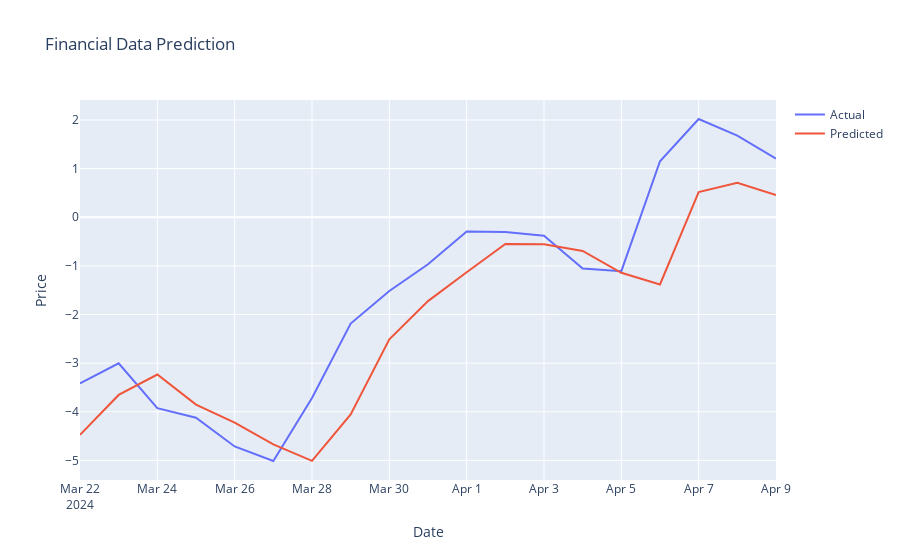

Write notebook code for a chart like this one.
### Code cell
import numpy as np
import pandas as pd
import tensorflow as tf
from tensorflow import keras
import plotly.graph_objects as go

# Sim some financial data
np.random.seed(7)
dates = pd.date_range(start='2024-01-01', periods=100)
data = np.random.randn(100).cumsum()
df = pd.DataFrame(data, columns=['Price'], index=dates)

# Prepare dataset for training
window_size = 5
features = []
labels = []

for i in range(window_size, len(df)):
    features.append(df.iloc[i-window_size:i, 0])
    labels.append(df.iloc[i, 0])

features, labels = np.array(features), np.array(labels)

# Split the dataset into training & testing
split = int(len(features) * 0.8)
train_features, test_features = features[:split], features[split:]
train_labels, test_labels = labels[:split], labels[split:]

# Build a simple LSTM model
model = keras.Sequential([
    keras.layers.InputLayer(input_shape=(window_size,)),
    keras.layers.Dense(64, activation='relu'),
    keras.layers.Dense(1)
])

model.compile(optimizer='adam', loss='mse')

# Train the model
model.fit(train_features, train_labels, epochs=10, batch_size=1)

# Make predictions
predictions = model.predict(test_features)

# Visualize the results
fig = go.Figure()
fig.add_trace(go.Scatter(x=dates[split+window_size:], y=test_labels, mode='lines', name='Actual'))
fig.add_trace(go.Scatter(x=dates[split+window_size:], y=predictions.flatten(), mode='lines', name='Predicted'))

fig.update_layout(title='Financial Data Prediction',
                                  xaxis_title='Date',
                                  yaxis_title='Price')

fig.show()

### Figure 1 — Plotly figure (JSON) as saved in the notebook; plotly's stock layout.template omitted (floating-point values rounded to 4 significant figures)
{"data": [{"mode": "lines", "name": "Actual", "type": "scatter", "x": ["2024-03-22T00:00:00", "2024-03-23T00:00:00", "2024-03-24T00:00:00", "2024-03-25T00:00:00", "2024-03-26T00:00:00", "2024-03-27T00:00:00", "2024-03-28T00:00:00", "2024-03-29T00:00:00", "2024-03-30T00:00:00", "2024-03-31T00:00:00", "2024-04-01T00:00:00", "2024-04-02T00:00:00", "2024-04-03T00:00:00", "2024-04-04T00:00:00", "2024-04-05T00:00:00", "2024-04-06T00:00:00", "2024-04-07T00:00:00", "2024-04-08T00:00:00", "2024-04-09T00:00:00"], "y": [-3.418, -3.002, -3.926, -4.122, -4.713, -5.012, -3.715, -2.186, -1.516, -0.9676, -0.291, -0.3032, -0.3789, -1.053, -1.108, 1.152, 2.021, 1.678, 1.207]}, {"mode": "lines", "name": "Predicted", "type": "scatter", "x": ["2024-03-22T00:00:00", "2024-03-23T00:00:00", "2024-03-24T00:00:00", "2024-03-25T00:00:00", "2024-03-26T00:00:00", "2024-03-27T00:00:00", "2024-03-28T00:00:00", "2024-03-29T00:00:00", "2024-03-30T00:00:00", "2024-03-31T00:00:00", "2024-04-01T00:00:00", "2024-04-02T00:00:00", "2024-04-03T00:00:00", "2024-04-04T00:00:00", "2024-04-05T00:00:00", "2024-04-06T00:00:00", "2024-04-07T00:00:00", "2024-04-08T00:00:00", "2024-04-09T00:00:00"], "y": [-4.475, -3.654, -3.234, -3.853, -4.223, -4.671, -5.01, -4.053, -2.509, -1.725, -1.129, -0.5504, -0.5542, -0.6924, -1.141, -1.382, 0.5165, 0.7073, 0.4545]}], "layout": {"title": {"text": "Financial Data Prediction"}, "xaxis": {"title": {"text": "Date"}}, "yaxis": {"title": {"text": "Price"}}}}
